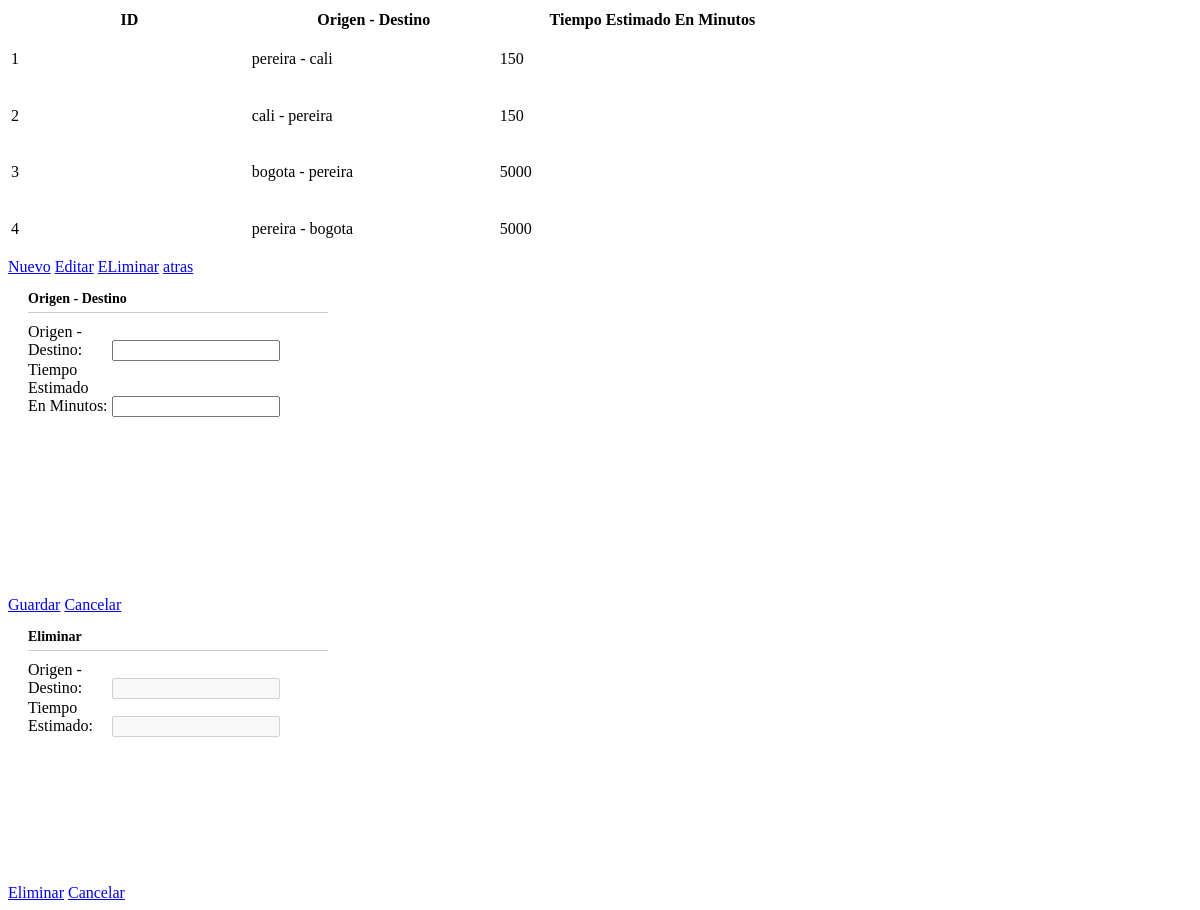
The page /index.php/OrigenDestino/home on the database its author committed.
### tables this page shows
CREATE TABLE `origen_destino` (
  `id` int(9) NOT NULL,
  `origendestino` varchar(50) NOT NULL,
  `tiempo` int(10) NOT NULL
);

### application/controllers/OrigenDestino.php (called while the page is built, shortened)
<?php defined('BASEPATH') OR exit('No direct script access allowed');
class OrigenDestino extends CI_Controller
{
	public function home()
	{
		$data['listOrigenDestinos'] = $this->OrigenDestinos->listar();
		$this->load->view('admin/origendestino', $data );
	}
}

### index.php (called while the page is built, shortened)
<?php
require_once BASEPATH.'core/CodeIgniter.php';

### application/models/OrigenDestinos.php (called while the page is built, shortened)
<?php defined('BASEPATH') OR exit('No direct script access allowed');
class OrigenDestinos extends CI_Model
{
	public function listar()
	{
		$this->db->from('origen_destino');
		$query = $this->db->get();
		return $query->result_array();
	}
}

### application/views/admin/origendestino.php (the view, shortened to what this page needs)
<!DOCTYPE html PUBLIC "-//W3C//DTD XHTML 1.0 Transitional//EN" "http://www.w3.org/TR/xhtml1/DTD/xhtml1-transitional.dtd">
<html xmlns="http://www.w3.org/1999/xhtml">
    <head><meta http-equiv="Content-Type" content="text/html; charset=big5">
        <link rel="stylesheet" type="text/css" href="http://www.jeasyui.com/easyui/themes/default/easyui.css">
        <link rel="stylesheet" type="text/css" href="http://www.jeasyui.com/easyui/themes/icon.css">
        <link rel="stylesheet" type="text/css" href="http://www.jeasyui.com/easyui/themes/color.css">
        <link rel="stylesheet" type="text/css" href="http://www.jeasyui.com/easyui/demo/demo.css">
    </head>
    <body oncontextmenu="return false">
        <section>
            <table id="dg" title="Origen Y Destino" class="easyui-datagrid" style="width:800px;height:250px"
                url="origendestino"
                toolbar="#toolbar" pagination="true"
                rownumbers="true" fitColumns="true" singleSelect="true">
                <thead>
                    <tr>
                        <th field="idd" width="50">ID</th>
                        <th field="orides" width="50">Origen - Destino</th>
                        <th field="tiempo" width="50">Tiempo Estimado En Minutos</th>
                    </tr>
                </thead>
                <?php foreach($listOrigenDestinos as $origendestino): ?>
                    <?php
                        echo '<tr>
                                <td>'.$origendestino['id'].'</td>
                                <td>'.$origendestino['origendestino'].'</td>
                                <td>'.$origendestino['tiempo'].'</td>
                            </tr>';
                    ?>
                <?php endforeach; ?>
            </table>
            <div id="toolbar">
                <a href="javascript:void(0)" class="easyui-linkbutton" iconCls="icon-add" plain="true" onclick="nuevo()">Nuevo</a>
                <a href="javascript:void(0)" class="easyui-linkbutton" iconCls="icon-edit" plain="true" onclick="editar()">Editar</a>
                <a href="javascript:void(0)" class="easyui-linkbutton" iconCls="icon-cancel" plain="true" onclick="eliminar()">ELiminar</a>
                <a href="retroceder" class="easyui-linkbutton" iconCls="icon-back" plain="true">atras</a>
            </div>
            <div name="dlg" id="dlg" class="easyui-dialog" style="width:300px;height:300px;padding:10px 20px"
                closed="true" buttons="#dlg-buttons">
                <div class="ftitle">Origen - Destino</div>
                <form id="formulario" name="formulario" method="post" action="agregar">
                    <div class="fitem">
                        <label>Origen - Destino:</label>
                        <input id="orides" name="orides" class="easyui-textbox" required="true">
                        <label>Tiempo Estimado En Minutos:</label>
                        <input id="tiempo" name="tiempo" class="easyui-textbox" required="true">
                    </div>
                </form>
            </div>
            <div id="dlg-buttons">
                <a href="javascript:void(0)" class="easyui-linkbutton c6" iconCls="icon-ok" onclick="guardar()" style="width:90px">Guardar</a>
                <a href="javascript:void(0)" class="easyui-linkbutton" iconCls="icon-cancel" onclick="javascript:$('#dlg').dialog('close')" style="width:90px">Cancelar</a>
            </div>
            <div name="dl" id="dl" class="easyui-dialog" style="width:300px;height:250px;padding:10px 20px"
                closed="true" buttons="#dlg-buttons">
                <div class="ftitle">Eliminar</div>
                <form id="formu" name="formu" method="post" action="eliminar">
                    <div class="fitem">
                        <label>Origen - Destino:</label>
                        <input id="orides" name="orides" disabled="true" class="easyui-textbox" required="true">
                        <label>Tiempo Estimado:</label>
                        <input id="tiempo" name="tiempo" disabled="true" class="easyui-textbox" required="true">
                    </div>
                </form>
            </div>
            <div id="dlg-buttons">
                <a href="javascript:void(0)" class="easyui-linkbutton c6" iconCls="icon-ok" onclick="elimina()" style="width:90px">Eliminar</a>
                <a href="javascript:void(0)" class="easyui-linkbutton" iconCls="icon-cancel" onclick="javascript:$('#dl').dialog('close')" style="width:90px">Cancelar</a>
            </div>
        </section>
    </body>
</html>

### application/views/admin/origendestino.php (style rules this page uses)
.ftitle { font-size:14px; font-weight:bold; padding:5px 0; margin-bottom:10px; border-bottom:1px solid #ccc; }
.fitem { margin-bottom:5px; }
.fitem label { display:inline-block; width:80px; }
.fitem input { width:160px; }

### rows shown on the page
origen_destino: id "1", origendestino "pereira - cali", tiempo "150"
origen_destino: id "2", origendestino "cali - pereira", tiempo "150"
origen_destino: id "3", origendestino "bogota - pereira", tiempo "5000"
origen_destino: id "4", origendestino "pereira - bogota", tiempo "5000"
